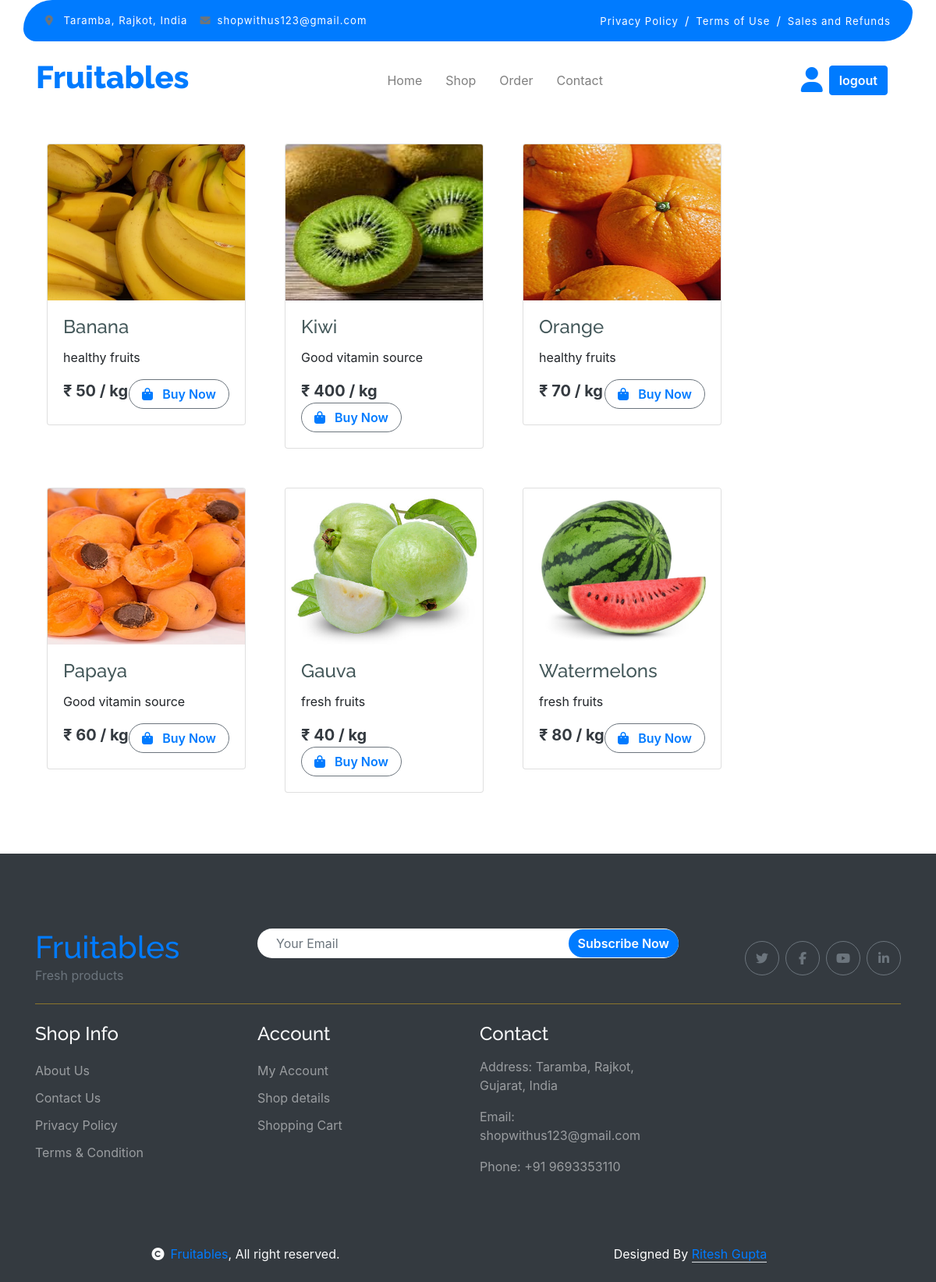
Screenshot of /shop.php (signed in) with the database file from the repository.
### tables this page shows
CREATE TABLE `product` (
  `id` int(5) NOT NULL,
  `p_name` varchar(30) NOT NULL,
  `p_prize` int(3) NOT NULL,
  `p_desc` varchar(100) NOT NULL,
  `p_img` varchar(200) NOT NULL
);

### shop.php (the view, shortened to what this page needs)
<?php
if(isset($_SESSION['user_id'])){
include_once('header.php');
include_once("database/connection.php");
$q = "select * from product";
$result = mysqli_query($con, $q);
?>
<br>
<div class="container">
    <div class="row container_box">
        <?php
     while ($row = mysqli_fetch_array($result)){
        ?>
        <div class="col-xxl-3 col-xl-3 col-lg-4 col-md-6 col-sm-12 col-xs-12 item_box">
            <div class="card">
                <img class="card-img-top" src="admin/images/<?php echo $row[4]; ?>" alt="Card image" class="img-fluid" height="200px">
                <div class="card-body">
                    <h4 class="card-title"><?php echo $row[1]; ?></h4>
                    <p class="card-text"><?php echo $row[3]; ?></p>
                    <div class="d-flex justify-content-between flex-lg-wrap">
                     <p class="text-dark fs-5 fw-bold mb-0">₹ <?php echo $row[2]; ?> / kg</p>
                      <a href="order_qty.php?product_id=<?php echo $row[0]?>" class="btn border border-secondary rounded-pill px-3 text-primary">
                      <i class="fa fa-shopping-bag me-2 text-primary"></i> Buy Now</a>
                    </div>
                </div>
            </div>
        </div>
        <?php
        }
        ?>
    </div>
</div>
<?php
include_once('footer.php');
?>
<?php
}
else{
    header('location:login.php');
}
?>

### css/all.css (style rules this page uses)
.fa,.fab,.fad,.fal,.far,.fas { -moz-osx-font-smoothing:grayscale;-webkit-font-smoothing:antialiased;display:inline-block;font-style:normal;font-variant:normal;text-rendering:auto;line-height:1 }
.fa-shopping-bag:before { content:"\f290" }

### css/style.css (style rules this page uses)
.btn { font-weight: 600; transition: .5s; }
.btn.border-secondary { transition: 0.5s; }

### header.php (style rules this page uses)
.container_box { padding: 20px; display: flex; flex-wrap: wrap; gap: 20px 20px; }
.item_box { padding: 10px; }

### footer.php (style rules this page uses)
.container_box { padding: 20px; display: flex; flex-wrap: wrap; gap: 30px 30px; }
.item_box { padding: 10px; width:350px; }

### rows the page displays
product: p_img (picture), p_name "Banana", p_desc "healthy fruits", p_prize "50"
product: p_img (picture), p_name "Kiwi", p_desc "Good vitamin source", p_prize "400"
product: p_img (picture), p_name "Orange", p_desc "healthy fruits", p_prize "70"
product: p_img (picture), p_name "Papaya", p_desc "Good vitamin source", p_prize "60"
product: p_img (picture), p_name "Gauva", p_desc "fresh fruits", p_prize "40"
product: p_img (picture), p_name "Watermelons", p_desc "fresh fruits", p_prize "80"
